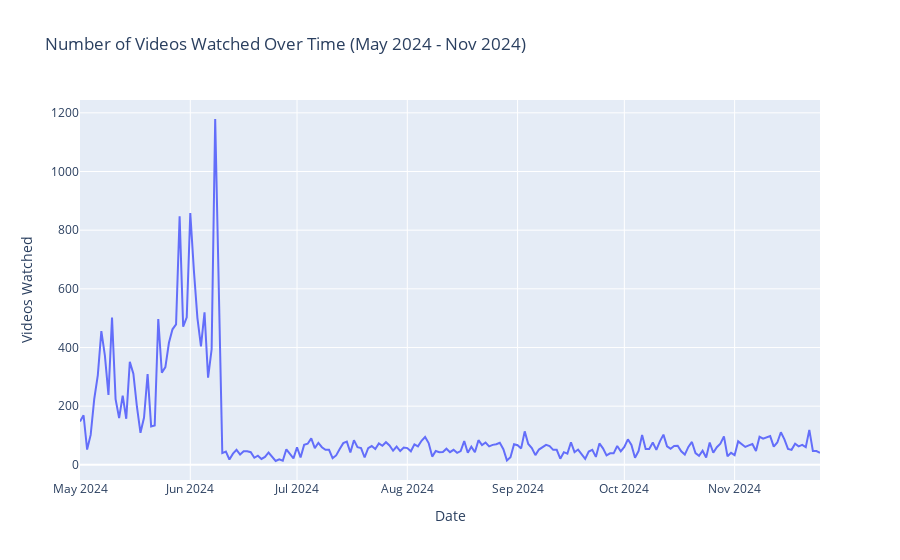

The code cell stored with this chart in its notebook:
### Markdown cell above
# Videos Watched Over Time

YouTube provided me with about 9-10 months worth of watch history data. Below visualized the daily amount of videos watched within that time period.

### Code cell
import pandas as pd
import plotly.express as px

# Load the updated CSV file
file_path = "Data/watch_data_eng.csv"
df = pd.read_csv(file_path)

# Strip spaces and clean up Watch Date column
df['Watch Date'] = df['Watch Date'].str.strip()

# Convert Watch Date to datetime format
df['Watch Date'] = pd.to_datetime(df['Watch Date'], format='%d %b %Y', errors='coerce')

# Filter the data for the desired date range
start_date = "2024-05-01"
end_date = "2024-11-25"
filtered_df = df[(df['Watch Date'] >= start_date) & (df['Watch Date'] <= end_date)]

# Group by date and count videos watched
watch_counts = filtered_df['Watch Date'].value_counts().reset_index()
watch_counts.columns = ['Watch Date', 'Videos Watched']
watch_counts = watch_counts.sort_values(by='Watch Date')

# Line chart to visualize videos watched over time
fig = px.line(watch_counts, x='Watch Date', y='Videos Watched', 
              title="Number of Videos Watched Over Time (May 2024 - Nov 2024)",
              labels={'Videos Watched': 'Videos Watched', 'Watch Date': 'Date'})

# Show the chart
fig.show()

### Figure 1 — Plotly figure (JSON) as saved in the notebook; plotly's stock layout.template omitted (floating-point values rounded to 4 significant figures; data arrays with more than 128 entries replaced by an {"elided": "..."} marker saying what was removed)
{"data": [{"hovertemplate": "Date=%{x}<br>Videos Watched=%{y}<extra></extra>", "legendgroup": "", "line": {"color": "#636efa", "dash": "solid"}, "marker": {"symbol": "circle"}, "mode": "lines", "name": "", "orientation": "v", "showlegend": false, "type": "scatter", "x": {"elided": "209 str values"}, "xaxis": "x", "y": {"elided": "209 int values"}, "yaxis": "y"}], "layout": {"legend": {"tracegroupgap": 0}, "title": {"text": "Number of Videos Watched Over Time (May 2024 - Nov 2024)"}, "xaxis": {"anchor": "y", "domain": [0, 1], "title": {"text": "Date"}}, "yaxis": {"anchor": "x", "domain": [0, 1], "title": {"text": "Videos Watched"}}}}
